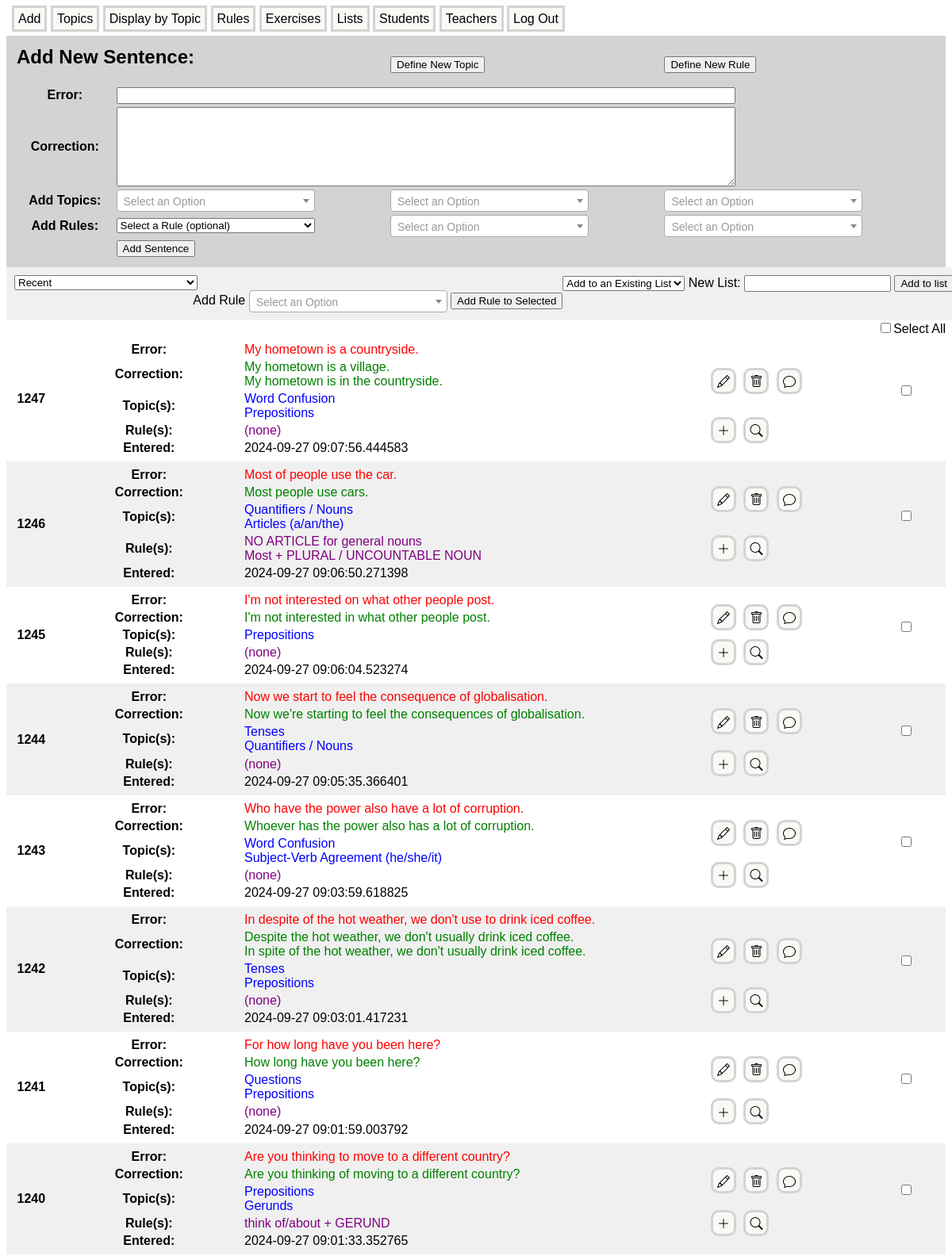
The page / (upper part) on the database its author committed.
### models.py (models this page shows)
class Error(db.Model):
    id = db.Column(db.Integer, primary_key = True)
    incorrect_sentence = db.Column(db.String(300), index = True, unique = True, nullable = False)
    corrections = db.relationship('Correction', backref = 'error', lazy = 'joined', cascade = 'all, delete-orphan')
    teacher_id = db.Column(db.Integer, db.ForeignKey('teacher.id'))
    student_id = db.Column(db.Integer, db.ForeignKey('student.id'))
    error_topics = db.relationship('ErrorTopic', backref = 'error', lazy = 'joined', cascade = 'all, delete-orphan')
    error_rules = db.relationship('ErrorRule', backref = 'error', lazy = 'joined', cascade = 'all, delete-orphan')
    entered = db.Column(db.DateTime, default = datetime.now(timezone.utc), nullable=False)
    last_edited = db.Column(db.DateTime, default = datetime.now(timezone.utc), nullable=False)
    list_items = db.relationship('ListItem', backref = 'error', lazy = 'joined')
    cloze_sentences = db.relationship('ClozeSentence', backref = 'error', lazy = 'joined')
    comments = db.relationship('Comment', backref = 'error', lazy = 'joined', cascade = 'all, delete-orphan')

class Correction(db.Model):
    id = db.Column(db.Integer, primary_key = True)
    correct_sentence = db.Column(db.String(300), index = True, unique = False, nullable = False)
    error_id = db.Column(db.Integer, db.ForeignKey('error.id', ondelete = 'CASCADE'), nullable = False)

class ErrorTopic(db.Model):
    id = db.Column(db.Integer, primary_key = True)
    error_id = db.Column(db.Integer, db.ForeignKey('error.id', ondelete = 'CASCADE'), nullable = False)
    topic_id = db.Column(db.Integer, db.ForeignKey('topic.id', ondelete = 'CASCADE'), nullable = False)

class Topic(db.Model):
    id = db.Column(db.Integer, primary_key = True)
    topic_name = db.Column(db.String(200), index = True, unique = True, nullable = False)
    topic_errors = db.relationship('ErrorTopic', backref = "topic", lazy = 'joined', cascade = 'all, delete-orphan')
    topic_rules = db.relationship('RuleTopic', backref = 'topic', lazy = 'joined', cascade = 'all, delete-orphan')

class ErrorRule(db.Model):
    id = db.Column(db.Integer, primary_key = True)
    error_id = db.Column(db.Integer, db.ForeignKey('error.id', ondelete = 'CASCADE'), nullable = False)
    rule_id = db.Column(db.Integer, db.ForeignKey('rule.id', ondelete = 'CASCADE'), nullable = False)

class Rule(db.Model):
    id = db.Column(db.Integer, primary_key = True)
    rule_name = db.Column(db.String(200), index = True, unique = True, nullable = False)
    rule_text = db.Column(db.Text, index = False, unique = True)
    examples = db.relationship('Example', backref = 'rule', lazy = 'joined', cascade = 'all, delete-orphan')
    rule_topics = db.relationship('RuleTopic', backref = 'rule', lazy = 'joined', cascade = 'all, delete-orphan')
    rule_errors = db.relationship('ErrorRule', backref = 'rule', lazy = 'joined', cascade = 'all, delete-orphan')
    entered = db.Column(db.DateTime, default = datetime.now(timezone.utc))
    last_edited = db.Column(db.DateTime, default = datetime.now(timezone.utc))
    comments = db.relationship('Comment', backref = 'rule', lazy = 'joined', cascade = 'all, delete-orphan')

### app.py (the view, shortened to what this page needs)
@app.route('/', methods=["GET", "POST"])
def index():
    if current_user.is_authenticated:
        if isinstance(current_user, Teacher):
            return redirect(url_for('teacher_dashboard', user_id=current_user.id))
        elif isinstance(current_user, Student):
            return redirect(url_for('student_dashboard', user_id=current_user.id))
    all_topics = Topic.query.order_by(Topic.topic_name).all()
    all_rules = Rule.query.order_by(Rule.rule_name).all()
    topic_select_options = [('', 'Recent')] + [(topic.id, topic.topic_name) for topic in all_topics]
    select_topic_form = SelectTopicForm()
    select_topic_form.selected_topic.choices = topic_select_options
    list_form = ManageListForm()
    existing_lists = List.query.all()
    list_form.existing_list.choices = [('', 'Add to an Existing List')] + [(list.id, list.list_name) for list in list(reversed(existing_lists))]
    topic_tags = [('', 'Select a Topic (optional)')] + [(topic.id, topic.topic_name) for topic in all_topics]
    rule_tags = [('', 'Select a Rule (optional)')] + [(rule.id, rule.rule_name) for rule in all_rules]
    add_form = AddForm()
    add_form.topic1.choices = topic_tags
    add_form.topic2.choices = topic_tags
    add_form.topic3.choices = topic_tags
    add_form.rule1.choices = rule_tags
    add_form.rule2.choices = rule_tags
    add_form.rule3.choices = rule_tags
    add_form.rule_topic1.choices = topic_tags
    add_form.rule_topic2.choices = topic_tags
    add_form.rule_topic3.choices = topic_tags
    add_rule_form = AddRulesAndTopicsForm()
    add_rule_form.rule1.choices = rule_tags
    topic = None
    errors = db.session.query(Error).outerjoin(ErrorTopic).options(joinedload(Error.corrections))\
            .order_by(desc(Error.entered)).limit(100).all()
    if request.method == 'POST' and select_topic_form.validate_on_submit():
        topic_id = select_topic_form.selected_topic.data
        topic = Topic.query.get(topic_id)
        if topic:
            errors = db.session.query(Error).outerjoin(ErrorTopic).options(joinedload(Error.corrections))\
                    .filter(ErrorTopic.topic_id==topic.id).order_by(desc(Error.id)).all()
    return render_template('index.html', errors=errors, add_form=add_form, add_rule_form=add_rule_form,
                           select_topic_form=select_topic_form, list_form=list_form)

### forms.py
class SelectTopicForm(FlaskForm):
    selected_topic = SelectField('Topic:', choices = [])
    submit = SubmitField('Submit')

class ManageListForm(FlaskForm):
    existing_list = SelectField('Existing List', choices=[], validators=[Optional()])
    new_list_name = StringField('New List', validators=[Optional()])
    submit = SubmitField('Add to List')

### templates/index.html (shortened to what this page needs)
{% extends "base.html" %}
{% block content %}
<table class="form-table">
    <tr>
        <td colspan="2"><h2>Add New Sentence:</h2></td>
        <td>
            <form style="display:inline" onsubmit="return false;">
                <button onclick="showNewTopicForm()">Define New Topic</button>
            </form>
        </td>
        <td>
            <form style="display:inline" onsubmit="return false;">
                <button onclick="showNewRuleForm()">Define New Rule</button>
            </form>
        </td>
    </tr>
    <form id="addForm" method="POST" action="{{ url_for('index') }}">
            <tr>
                <th>{{ add_form.error.label }}</th>
                <td colspan="3">{{ add_form.error(class='incorrect-sentence-field') }}</td>
            </tr>
            <tr>
                <th>{{ add_form.correction.label }}</th>
                <td colspan="3">{{ add_form.correction(class='correct-sentence-field') }}</td>
            </tr>
            <tr>
                <th>Add Topics:</th>
                <td>{{ add_form.topic1(class="select2-field") }}</td>
                <td>{{ add_form.topic2(class="select2-field") }}</td>
                <td>{{ add_form.topic3(class="select2-field") }}</td>
            </tr>
            <tr>
                <th>Add Rules:</th>
                <td>{{ add_form.rule1(class="select2-field") }}</td>
                <td>{{ add_form.rule2(class="select2-field") }}</td>
                <td>{{ add_form.rule3(class="select2-field") }}</td>
            </tr>
            <tr>
                <td></td>
                <td>{{ add_form.submit() }}</td>
            </tr>
    </form>
</table>
<div class="sticky-div">
    <form class="select-topic-form" method="POST" action="{{ url_for('index') }}" id="selectTopicForm">
        {{ select_topic_form.selected_topic(onchange="submitForm()") }}
    </form>
    <form class="manage-form" method="POST" action="{{ url_for('add_list_items') }}" id="manageListForm">
        <span>
            {{ list_form.existing_list() }}
        </span>
        <span>
            <label for="new-list-name">New List:</label>
            <input type="text" id="new-list-name" name="new_list_name" size="20">
        </span>
        <button type="button" onclick="submitCheckboxForm('manageListForm');">Add to list</button>
    </form><br>
    <form class="manage-form" method="POST" action="{{ url_for('add_rule_to_errors') }}" id="addRuleForm">
        <span>
            {{add_rule_form.rule1.label }}
        </span>
        <span>
        </span>
        <button type="button" onclick="submitCheckboxForm('addRuleForm');">Add Rule to Selected</button>
    </form>
</div>
<div class="select-all">
    <span style="float:right;">
        <input type="checkbox" id="select-all" onclick="toggleAll(this)">Select All</input>
    </span>
</div>
{% for error in errors %}
<div class="entry-container">
<table class="error-list-item">
    <tr>
        <th class="tiny" rowspan="5" >{{ error.id }}  </th>
        <th class="small">Error:</th>
        <td class="large">
            <span class="incorrect-sentence">{{ error.incorrect_sentence }}</span>
        </td>
        <td class="small" rowspan="3">
            <a class="manage-link edit-icon" href="{{ url_for('edit', error_id=error.id) }}" target="_blank"
            title="Edit"></a>
            <a class="manage-link trash-icon" href="{{ url_for('delete_error', error_id=error.id) }}"
            target="_blank" onclick="return confirmDelete();" title="Delete"></a>
            <a class="manage-link comment-icon" href="{{ url_for('error_comment', error_id=error.id) }}"
            target="_blank" title="Comment">
        </td>
        <td class="tiny" rowspan="4">
            <input class="error-checkbox" type="checkbox" name="error_checkbox" value="{{ error.id }}" class="error-checkbox">
        </td>
    </tr>
    <tr>
        <th>Correction:</th>
        <td class="correct-sentence">
            {% for correction in error.corrections %}
                {{ correction.correct_sentence }}<br>
            {% endfor %}
        </td>
    </tr>
    <tr>
        <th >Topic(s): </th>
        <td class="topic-name">
            {% if error.error_topics %}
                {% for error_topic in error.error_topics %}
                    {{ error_topic.topic.topic_name }}<br>
                {% endfor %}
            {% else %}
                (none)
            {% endif %}
        </td>
    </tr>
    <tr>
        <th>Rule(s): </th>
        <td class="rule-name">
            {% if error.error_rules %}
                {% for error_rule in error.error_rules %}
                    <a class="rule-link" href="{{ url_for('rule', rule_id=error_rule.rule.id)}}" target="_blank">
                        {{ error_rule.rule.rule_name }}
                    </a><br>
                {% endfor %}
            {% else %}
                (none)
            {% endif %}
        </td>
        <td>
            <a class="manage-link add-icon" href="{{ url_for('add_rules_and_topics', error_id=error.id) }}"
            target="_blank" title="Add Rules and Topics"></a>
            <a class="manage-link parse-icon" href="{{ url_for('parse_sentence', error_id=error.id) }}"
            target="_blank" title="Parse Sentence"></a>
        </td>
    </tr>
    <tr>
        <th>Entered:</th>
        <td>{{ error.entered }}</td>
</table>
</div>
{% endfor %}
{% endblock %}

### static/styles.css (style rules this page uses)
body { font-family: sans-serif; }
.manage-link { font-size: 16px; text-decoration: none; color: black; background-color: #FAF9F6; border: solid lightgray; border-radius: 10px; padding: 5px; margin-right: 5px; }
.entry-container { width: 100%; min-width: 880px; }
.entry-container:nth-child(even) { background-color: #F0F0F0; }
.entry-container:nth-child(odd) { background-color: white; }
.sticky-div { width: 100%; min-width: 880px; position: sticky; top: 0; background-color: #F0F0F0; padding: 10px; z-index: 1000; overflow: hidden; }
.select-topic-form { margin: 0px; display: inline-block; }
.select-all { background-color: white; text-align: right; min-width: 880px; }
.manage-form { margin: 0px; float: right; vertical-align: middle; }
.form-table { background-color: lightgray; width: 100%; padding: 10px; }
.incorrect-sentence-field { width: 780px; }
.correct-sentence-field { height: 100px; width: 780px; }
.select2-field { width: 250px; }
.rule-link { text-decoration: none; color: purple; }
.edit-icon::before { font-family: "bootstrap-icons"; content: "\f4cb"; display: inline-block; vertical-align: middle; text-align: center; }
.trash-icon::before { font-family: "bootstrap-icons"; content: "\f5de"; display: inline-block; vertical-align: middle; }
.add-icon::before { font-family: "bootstrap-icons"; content: "\f64d"; display: inline-block; vertical-align: middle; }
.parse-icon::before { font-family: "bootstrap-icons"; content: "\f52a"; display: inline-block; vertical-align: middle; }
.comment-icon::before { font-family: "bootstrap-icons"; content: "\f268"; display: inline-block; vertical-align: middle; }
.error-checkbox { text-align: right; }
.incorrect-sentence { color: red; }
.correct-sentence { color: green; }
.topic-name { color: blue; }
.rule-name { color: purple; }

### rows shown on the page
Error: id "1247", incorrect_sentence "My hometown is a countryside.", shows "(none)", entered "2024-09-27 09:07:56.444583"
Correction: correct_sentence "My hometown is a village."
Correction: correct_sentence "My hometown is in the countryside."
ErrorTopic: topic.topic_name "Word Confusion"
ErrorTopic: topic.topic_name "Prepositions"
Error: id "1246", incorrect_sentence "Most of people use the car.", entered "2024-09-27 09:06:50.271398"
Correction: correct_sentence "Most people use cars."
ErrorTopic: topic.topic_name "Quantifiers / Nouns"
ErrorTopic: topic.topic_name "Articles (a/an/the)"
ErrorRule: rule.rule_name "NO ARTICLE for general nouns"
ErrorRule: rule.rule_name "Most + PLURAL / UNCOUNTABLE NOUN"
Error: id "1245", incorrect_sentence "I'm not interested on what other people post.", shows "(none)", entered "2024-09-27 09:06:04.523274"
Correction: correct_sentence "I'm not interested in what other people post."
ErrorTopic: topic.topic_name "Prepositions"
Error: id "1244", incorrect_sentence "Now we start to feel the consequence of globalisation.", shows "(none)", entered "2024-09-27 09:05:35.366401"
Correction: correct_sentence "Now we're starting to feel the consequences of globalisation."
ErrorTopic: topic.topic_name "Tenses"
ErrorTopic: topic.topic_name "Quantifiers / Nouns"
Error: id "1243", incorrect_sentence "Who have the power also have a lot of corruption.", shows "(none)", entered "2024-09-27 09:03:59.618825"
Correction: correct_sentence "Whoever has the power also has a lot of corruption."
ErrorTopic: topic.topic_name "Word Confusion"
ErrorTopic: topic.topic_name "Subject-Verb Agreement (he/she/it)"
Error: id "1242", incorrect_sentence "In despite of the hot weather, we don't use to drink iced coffee.", shows "(none)", entered "2024-09-27 09:03:01.417231"
Correction: correct_sentence "Despite the hot weather, we don't usually drink iced coffee."
Correction: correct_sentence "In spite of the hot weather, we don't usually drink iced coffee."
ErrorTopic: topic.topic_name "Tenses"
ErrorTopic: topic.topic_name "Prepositions"
Error: id "1241", incorrect_sentence "For how long have you been here?", shows "(none)", entered "2024-09-27 09:01:59.003792"
Correction: correct_sentence "How long have you been here?"
ErrorTopic: topic.topic_name "Questions"
ErrorTopic: topic.topic_name "Prepositions"
Error: id "1240", incorrect_sentence "Are you thinking to move to a different country?", entered "2024-09-27 09:01:33.352765"
Correction: correct_sentence "Are you thinking of moving to a different country?"
ErrorTopic: topic.topic_name "Prepositions"
ErrorTopic: topic.topic_name "Gerunds"
ErrorRule: rule.rule_name "think of/about + GERUND"

### other values the page prints
{{ add_form.error.label }} "Error:"
{{ add_form.correction.label }} "Correction:"
{{ add_rule_form.rule1.label }} "Add Rule"
